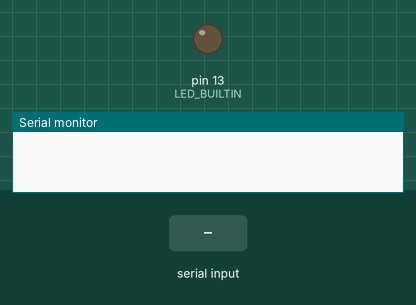
This sketch was run on a simulated Arduino Uno, built with avr-gcc and run on an emulated ATmega328P. Shown: output pins drawn as LEDs (lit = HIGH), the last lines printed to the serial monitor. Wiring (inferred from the names in the program): 24Cxx EEPROM at I2C address 0x54. Inputs (shaded band) come from the test bench. EEPROM starts erased.

Above: at 0.8 s.
0.9 s: byte 30 received over Serial
At 4.1 s:
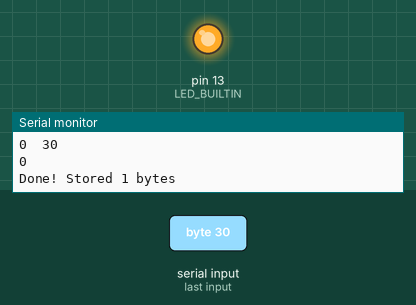
Timing chart, 0 to 5.6 s (numbered marks = the images above; inputs shaded):
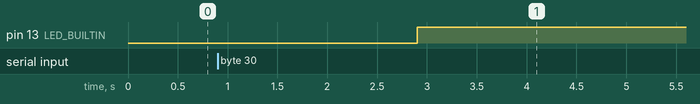

Measured:
- after the input at 0.9 s, pin 13 (LED_BUILTIN): LOW → HIGH after 2.0 s

The sketch:

eeprom_write.ino
```cpp
//Include the Wire I2C Library
#include <Wire.h>

/*This address is determined by the way your address pins are wired.
In the diagram from earlier, we connected A0 and A1 to Ground and
A2 to 5V. To get the address, we start with the control code from
the datasheet (1010) and add the logic state for each address pin
in the order A2, A1, A0 (100) which gives us 0b1010100, or in
Hexadecimal, 0x54*/

#define EEPROM_ADR 0x54

/*Theoretically, the 24LC256 has a 64-byte page write buffer but
we'll write 16 at a time to be safe*/

#define MAX_I2C_WRITE 16

byte tempStore[MAX_I2C_WRITE];

void setup()
{
  pinMode(LED_BUILTIN,OUTPUT);
  digitalWrite(LED_BUILTIN,LOW);

//Start the I2C Library
  Wire.begin();
  Wire.setClock(400000);

//Start the serial port
  Serial.begin(9600);

//Here is where we'll keep track of where in the memory we're writing
  long currentSpot = 0;
  long timerReset = 0;
  byte counter = 0;

  //Here we listen for bytes on the serial port and increment
  //the counter as we store them in our tempStore variable
  while (1)
  {
    while (Serial.available())
    {
      tempStore[counter++] = Serial.read(); //Read this byte into the array
      Serial.print((unsigned int)(currentSpot + counter-1));
      Serial.print("\t");
      Serial.println((unsigned int)(tempStore[counter-1]));

      if (counter == MAX_I2C_WRITE)
      {
      //Once we've collected a page worth, go ahead and do
      //a page write operation
        writeEEPROMPage(currentSpot);
        counter = 0; //Reset
        currentSpot += MAX_I2C_WRITE;
      }

      timerReset = millis();
    }

    if (millis() - timerReset > 2000 && timerReset > 0)
    {
      Serial.println(currentSpot);
      timerReset = millis();
      writeEEPROMPage(currentSpot);
      break;
    }
  }

  Serial.print("Done! Stored ");
  Serial.print(currentSpot + counter);
  Serial.println(" bytes");
}

void loop()
{
    // Don't do anything here
  digitalWrite(LED_BUILTIN,HIGH);
}

/* This is the 3 step memory writing procedure that
we talked about. First we send the MSB of the address.
Then we send the LSB of the address. Then we send the
data that we want to store. */

void writeEEPROMPage(long eeAddress)
{

  Wire.beginTransmission(EEPROM_ADR);

  Wire.write((int)(eeAddress >> 8)); // MSB
  Wire.write((int)(eeAddress & 0xFF)); // LSB

  //Write bytes to EEPROM
  for (byte x = 0 ; x < MAX_I2C_WRITE ; x++)
    Wire.write(tempStore[x]); //Write the data

  Wire.endTransmission(); //Send stop condition
}
```
